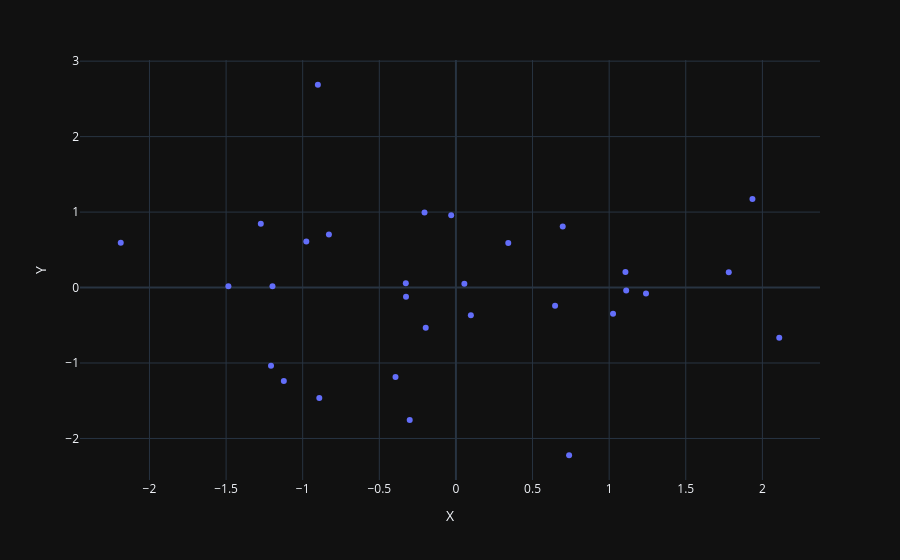

The notebook cell saved with this chart:
### Markdown cell above
Here is a plot of the points:

### Code cell
fig = px.scatter(dfPoints, x="X", y="Y", template="plotly_dark")
fig.show()

### Figure 1 — Plotly figure (JSON) as saved in the notebook; plotly's stock layout.template omitted (floating-point values rounded to 4 significant figures)
{"data": [{"hovertemplate": "X=%{x}<br>Y=%{y}<extra></extra>", "legendgroup": "", "marker": {"color": "#636efa", "symbol": "circle"}, "mode": "markers", "name": "", "orientation": "v", "showlegend": false, "type": "scatter", "x": [-2.187, 1.935, 1.781, -0.3015, -1.197, -0.9009, 1.025, -1.123, 1.106, 0.09751, -0.327, 1.111, -0.1971, -1.273, 2.11, -0.03085, -0.2049, -0.3941, 0.6971, -1.207, 1.24, 0.6471, -0.8289, -0.8916, 0.7387, -1.485, -0.9763, 0.05517, -0.3258, 0.3417], "xaxis": "x", "y": [0.5928, 1.175, 0.2023, -1.757, 0.01814, 2.687, -0.3461, -1.237, 0.2045, -0.3678, 0.05742, -0.04063, -0.5342, 0.8461, -0.6652, 0.9581, 0.9934, -1.185, 0.8087, -1.037, -0.07738, -0.2409, 0.7014, -1.464, -2.222, 0.01855, 0.61, 0.0501, -0.1222, 0.5891], "yaxis": "y"}], "layout": {"legend": {"tracegroupgap": 0}, "margin": {"t": 60}, "xaxis": {"anchor": "y", "domain": [0, 1], "title": {"text": "X"}}, "yaxis": {"anchor": "x", "domain": [0, 1], "title": {"text": "Y"}}}}
